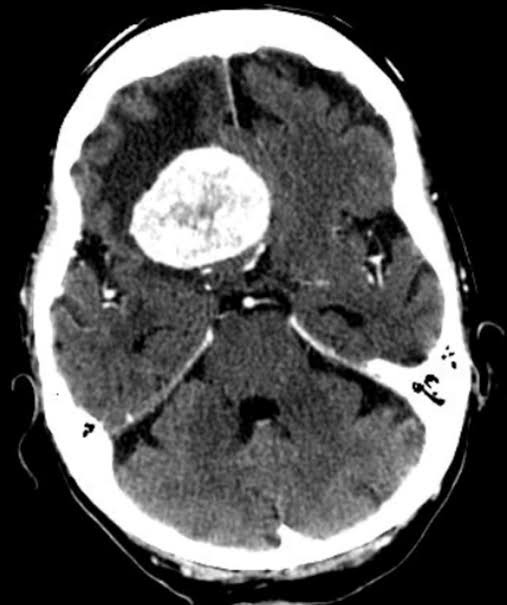
#> input picture Imagenes/Te-me_0015.jpg, 507 x 605 px, found by its file name
$ jupyter execute TransformadaFourier_FiltroPasaBajas_y_PasaAlta.ipynb
#> lines starting #> are read from the running program, lines starting #| are printed output that depends on the picture; after the words box and inside, x2 and y2 are one past the last pixel; in counts of white or black regions, pixels touching at a corner belong together
<a href="https://colab.research.google.com/github/dilp90/PDI/blob/main/DominioDeLaFrecuencia/TransformadaFourier_FiltroPasaBajas_y_PasaAlta.ipynb" target="_parent"></a>

# **Transformada de Fourier**
Ejemplo de implementación de filtro pasa-bajas y filtro pasa-alta.

[cell 1]
import numpy as np
import cv2
import matplotlib.pyplot as plt

# Cargar imagen en escala de grises
img = cv2.imread('/content/Te-me_0015.jpg', cv2.IMREAD_GRAYSCALE)
#> img is the input picture: shape (605, 507); min 0, max 255, mean 85.9

# Obtener la transformada de Fourier (compleja)
f = np.fft.fft2(img)
fshift = np.fft.fftshift(f)  # Centrar baja frecuencia

# Calcular y mostrar espectro de magnitud
magnitude_spectrum = 20 * np.log(np.abs(fshift) + 1)
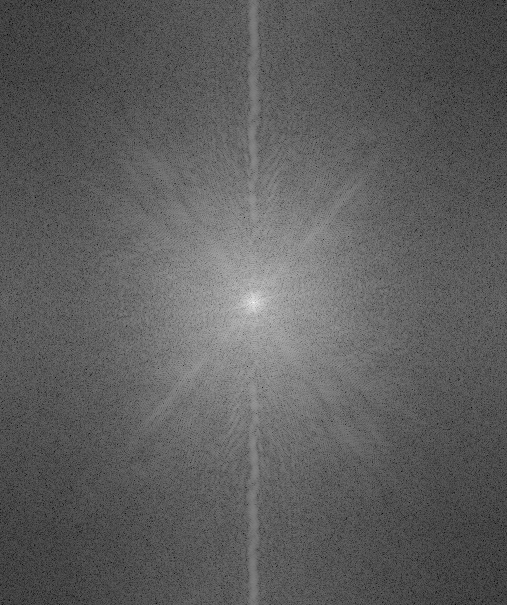
#> magnitude_spectrum: shape (605, 507) float64; min 26.3, max 341.7, mean 142.8; drawn with min black and max white

plt.figure(figsize=(12, 6))
plt.subplot(1, 2, 1)
plt.imshow(img, cmap='gray')
plt.title('Imagen original')

plt.subplot(1, 2, 2)
plt.imshow(magnitude_spectrum, cmap='gray')
plt.title('Espectro de magnitud')
plt.show()
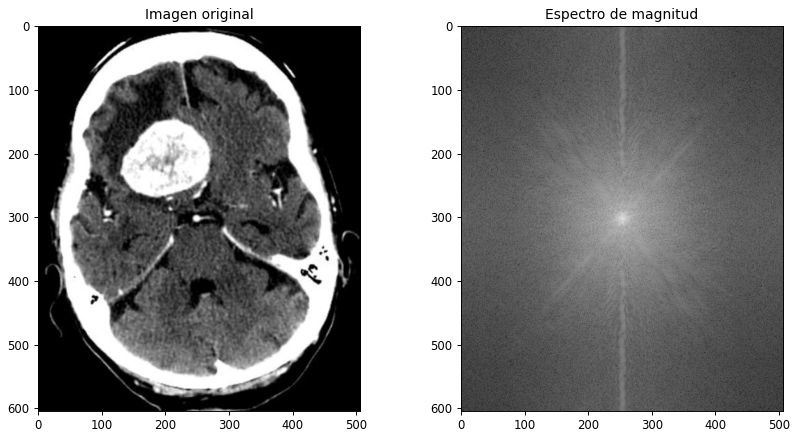
#> figure drawn by matplotlib, 2 panels

# Crear un filtro pasa bajas (eliminar altas frecuencias)
rows, cols = img.shape
#> rows = 605; cols = 507
crow, ccol = rows // 2 , cols // 2
#> crow = 302; ccol = 253
r = 30  # Radio del filtro pasa bajas

# Crear máscara circular
mask = np.zeros((rows, cols), np.uint8)
cv2.circle(mask, (ccol, crow), r, 1, thickness=-1)
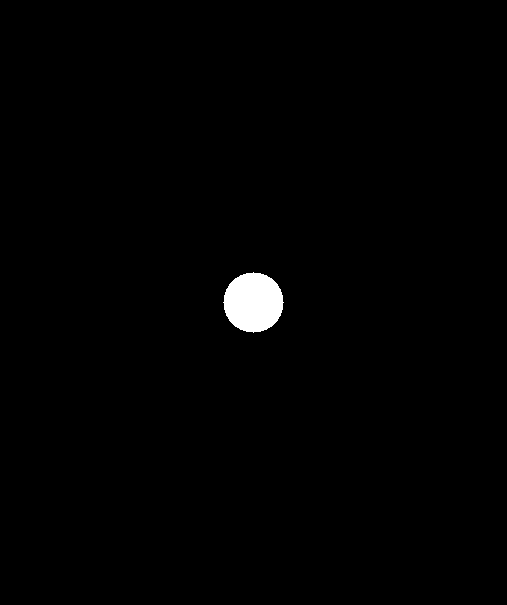
#> mask: shape (605, 507); values 0 (black) and 1 (white), 0.92% white; 1 white region, box (x1, y1, x2, y2) and area: (223, 272, 284, 333) 2821

# Aplicar la máscara al espectro
fshift_filtered = fshift * mask

# Transformada inversa
f_ishift = np.fft.ifftshift(fshift_filtered)
img_back = np.fft.ifft2(f_ishift)
img_back = np.abs(img_back)
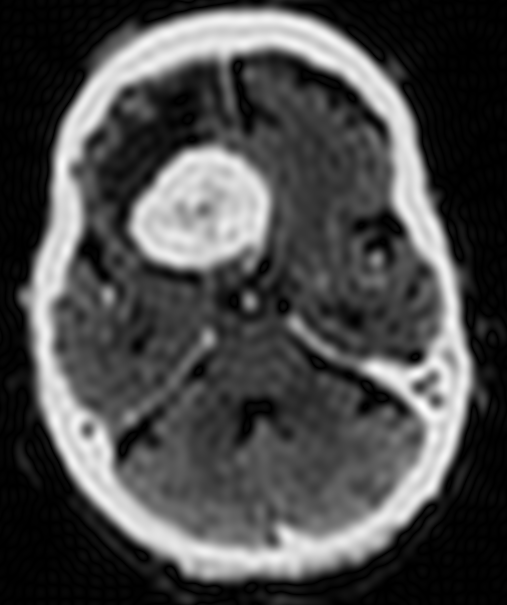
#> img_back: shape (605, 507) float64; min 0.000333, max 297.5, mean 87.6; drawn with min black and max white

# Mostrar imagen reconstruida
plt.figure(figsize=(12, 6))
plt.subplot(1, 2, 1)
plt.imshow(mask, cmap='gray')
plt.title('Máscara (Filtro pasa bajas)')

plt.subplot(1, 2, 2)
plt.imshow(img_back, cmap='gray')
plt.title('Imagen filtrada (espacial)')
plt.show()

[cell 2]
# Cargar imagen en escala de grises
img = cv2.imread('/content/Te-me_0015.jpg', cv2.IMREAD_GRAYSCALE)

if img is None:
    raise ValueError("No se pudo cargar la imagen. Asegúrate de que el archivo exista.")

# Transformada de Fourier y centrado
f = np.fft.fft2(img)
fshift = np.fft.fftshift(f)

# Magnitud del espectro
magnitude_spectrum = 20 * np.log(np.abs(fshift) + 1)

plt.figure(figsize=(12, 6))
plt.subplot(1, 2, 1)
plt.imshow(img, cmap='gray')
plt.title('Imagen original')

plt.subplot(1, 2, 2)
plt.imshow(magnitude_spectrum, cmap='gray')
plt.title('Espectro de magnitud')
plt.show()

# Filtro pasa altas: máscara cuadrada en el centro
rows, cols = img.shape
crow, ccol = rows // 2 , cols // 2
size = 60  # Tamaño del cuadrado a eliminar (bajas frecuencias)

# Crear máscara con unos, luego poner a cero la región central
mask = np.ones((rows, cols), np.uint8)
mask[crow - size//2 : crow + size//2, ccol - size//2 : ccol + size//2] = 0

# Aplicar la máscara
fshift_filtered = fshift * mask

# Transformada inversa
f_ishift = np.fft.ifftshift(fshift_filtered)
img_back = np.fft.ifft2(f_ishift)
img_back = np.abs(img_back)
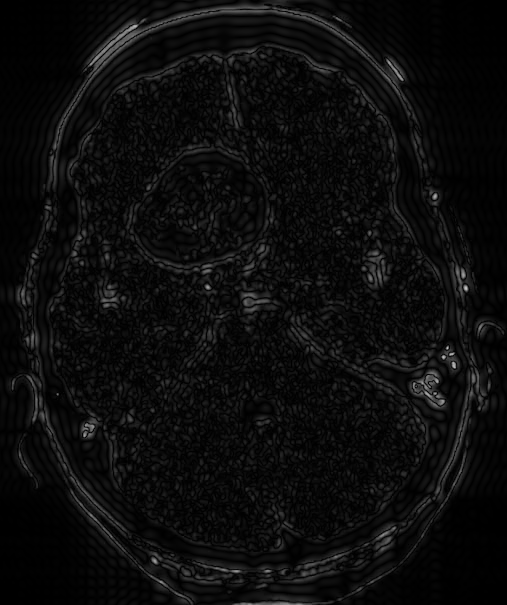
#> img_back: shape (605, 507) float64; min 0.0057, max 196.4, mean 12.8

# Mostrar resultados
plt.figure(figsize=(12, 6))
plt.subplot(1, 2, 1)
plt.imshow(mask, cmap='gray')
plt.title('Máscara (Filtro pasa altas cuadrado)')

plt.subplot(1, 2, 2)
plt.imshow(img_back, cmap='gray')
plt.title('Imagen filtrada (espacial)')
plt.show()
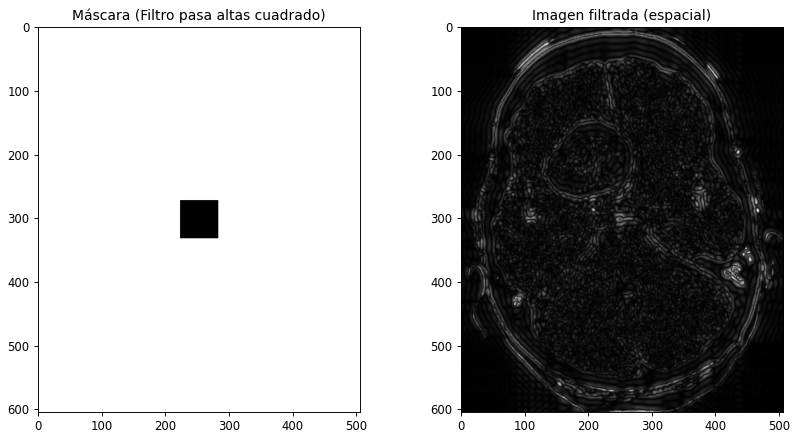
#> figure drawn by matplotlib, 2 panels
